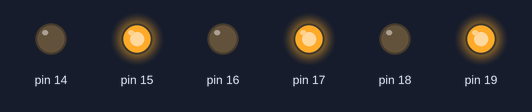
A sketch run on a simulated Arduino Uno, built with avr-gcc and run on an emulated ATmega328P. Shown: output pins drawn as LEDs (lit = HIGH). What the sketch prints to the serial monitor is not drawn.

Above: at 0.1 s.
Timing chart, 0 to 1.6 s (numbered marks = the images above):
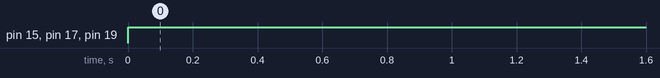

Measured:
- by itself, pin 15, pin 17, pin 19: LOW → HIGH at 0.00 s

The sketch:

Exp_6_Obs_1.ino
```cpp
#include <avr/io.h>
#include <util/delay.h>
int main (void)
{
  Serial.begin(2000000);
  DDRC = 0b11111111;
  while(1)

{
  int var = 0b11110000;
  int var1 = 0b00000000;
  PORTC = 0b10101010;

  int result1 = var || PORTC;
  Serial.println(result1, BIN);
  _delay_ms(5000);

   int result2 = var && PORTC;
  Serial.println(result2, BIN);
  _delay_ms(5000);

   int result3 = var1 && PORTC;
  Serial.println(result3, BIN);
  _delay_ms(5000);

    int result4 =! (PORTC);
  Serial.println(result4, BIN);
  _delay_ms(5000);

   int result5 =! (var1);
  Serial.println(result5, BIN);
  _delay_ms(5000);
}
}
```
